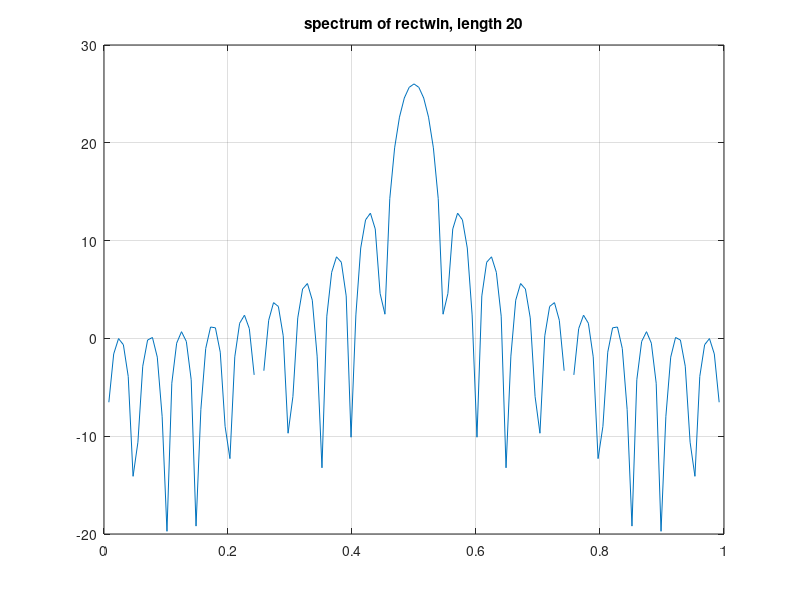
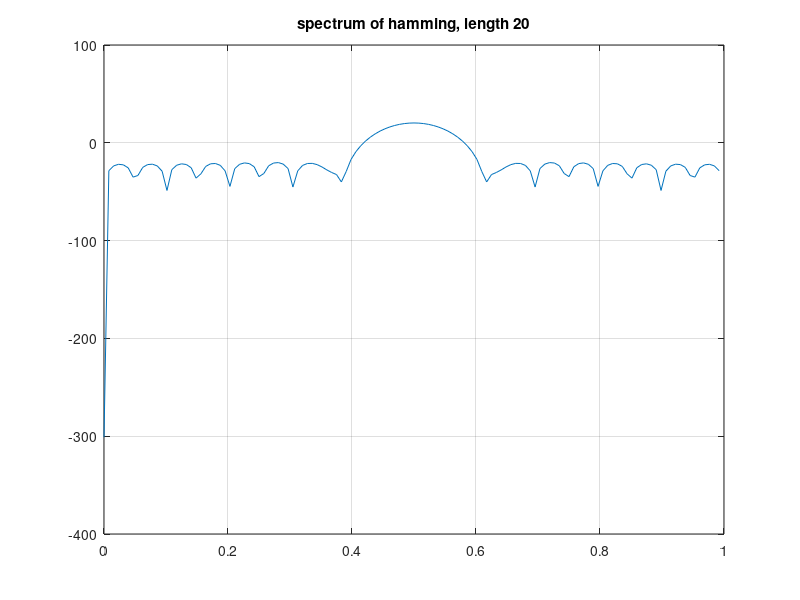

Write MATLAB code to recreate these figures, in order.
clear all;

%rectangular window
w=rectwin(20);
mainlobebewidth=2/20;
W=abs(fftshift(fft(w, 128)));
figure(2);
plot((0:127)/128,20*log10(W))
grid on;
title('spectrum of rectwin, length 20');

%hamming window
%mainlobe width can be computed by similar formula
%smth like 2/20*(coeff) but i didn't find that coeff
%so just use points on the plot to compute it
w=hamming(20);
W=abs(fftshift(fft(w, 128)));
figure(3);
plot((0:127)/128,20*log10(W))
grid on;
title('spectrum of hamming, length 20');